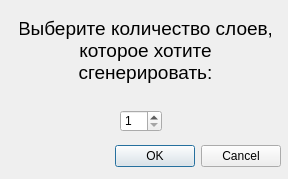
<?xml version="1.0" encoding="UTF-8"?>
<ui version="4.0">
 <class>LayersGeneration</class>
 <widget class="QDialog" name="LayersGeneration">
  <property name="geometry">
   <rect>
    <x>0</x>
    <y>0</y>
    <width>288</width>
    <height>179</height>
   </rect>
  </property>
  <property name="windowTitle">
   <string>Dialog</string>
  </property>
  <widget class="QDialogButtonBox" name="buttonBox">
   <property name="geometry">
    <rect>
     <x>-60</x>
     <y>140</y>
     <width>341</width>
     <height>32</height>
    </rect>
   </property>
   <property name="orientation">
    <enum>Qt::Horizontal</enum>
   </property>
   <property name="standardButtons">
    <set>QDialogButtonBox::Cancel|QDialogButtonBox::Ok</set>
   </property>
  </widget>
  <widget class="QSpinBox" name="LayersNumber">
   <property name="geometry">
    <rect>
     <x>120</x>
     <y>110</y>
     <width>42</width>
     <height>22</height>
    </rect>
   </property>
   <property name="minimum">
    <number>1</number>
   </property>
  </widget>
  <widget class="QLabel" name="label">
   <property name="geometry">
    <rect>
     <x>20</x>
     <y>-10</y>
     <width>251</width>
     <height>121</height>
    </rect>
   </property>
   <property name="font">
    <font>
     <pointsize>14</pointsize>
    </font>
   </property>
   <property name="text">
    <string>Выберите количество слоев,
которое хотите
сгенерировать:</string>
   </property>
   <property name="alignment">
    <set>Qt::AlignCenter</set>
   </property>
  </widget>
 </widget>
 <resources/>
 <connections>
  <connection>
   <sender>buttonBox</sender>
   <signal>accepted()</signal>
   <receiver>LayersGeneration</receiver>
   <slot>accept()</slot>
   <hints>
    <hint type="sourcelabel">
     <x>248</x>
     <y>254</y>
    </hint>
    <hint type="destinationlabel">
     <x>157</x>
     <y>274</y>
    </hint>
   </hints>
  </connection>
  <connection>
   <sender>buttonBox</sender>
   <signal>rejected()</signal>
   <receiver>LayersGeneration</receiver>
   <slot>reject()</slot>
   <hints>
    <hint type="sourcelabel">
     <x>316</x>
     <y>260</y>
    </hint>
    <hint type="destinationlabel">
     <x>286</x>
     <y>274</y>
    </hint>
   </hints>
  </connection>
 </connections>
</ui>
